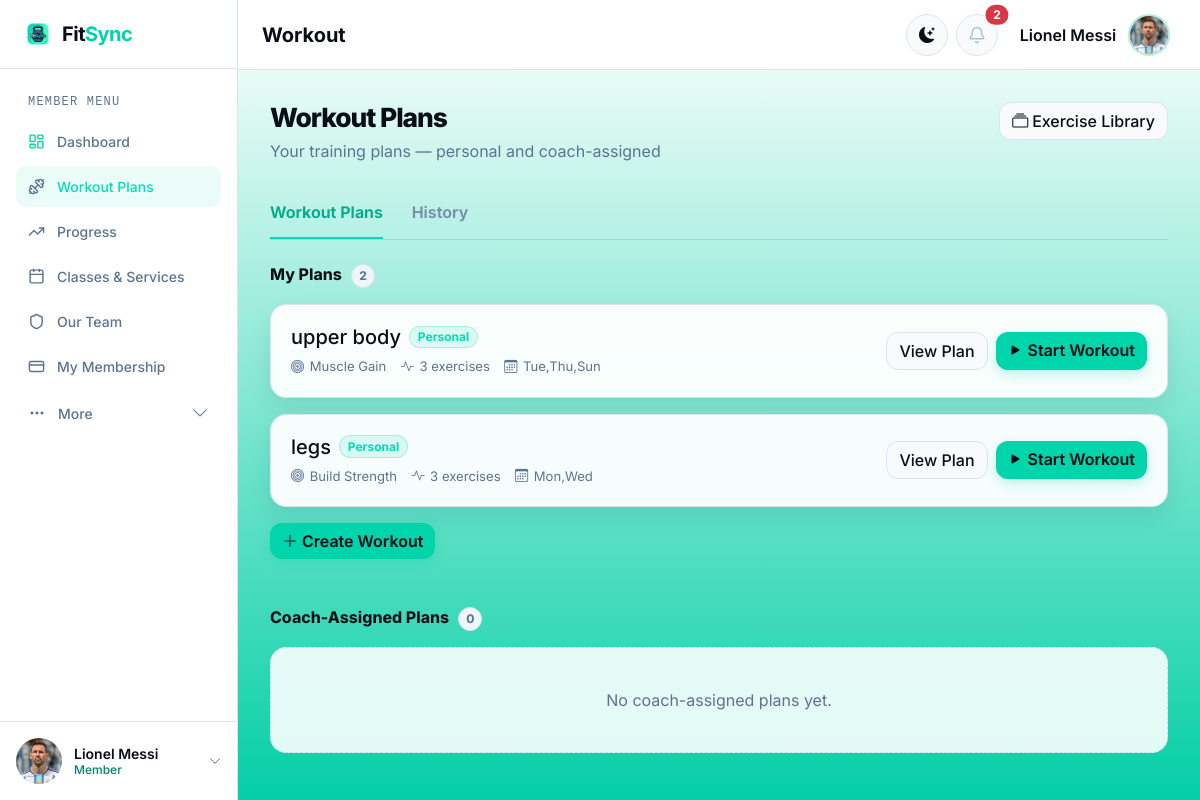
Screenshot of /workouts/ (signed in) with the database file from the repository.
### gym/models.py (models this page shows, shortened)
class User(AbstractUser):
    class Role(models.TextChoices):
        MEMBER = ("MEMBER", "Member")
        STAFF = ("STAFF", "Staff")
        COACH = ("COACH", "Coach")
        ADMIN = ("ADMIN", "Admin")
    email = models.EmailField(unique=True)
    role = models.CharField(max_length=20, choices=Role.choices, default=Role.MEMBER)
    class Meta:
        db_table = "accounts_user"

class MemberProfile(models.Model):
    user = models.OneToOneField(
        settings.AUTH_USER_MODEL,
        on_delete=models.CASCADE,
        related_name="member_profile",
    )
    profile_picture = models.ImageField(
        upload_to="profile_pics/", blank=True, null=True
    )
    avatar_static_path = models.CharField(max_length=255, blank=True)
    @property
    def avatar_url(self):
        from django.templatetags.static import static
        if self.profile_picture:
            return self.profile_picture.url
        return static(self.avatar_static_path) if self.avatar_static_path else ""
    phone = models.CharField(max_length=30, blank=True)
    date_of_birth = models.DateField(blank=True, null=True)
    emergency_contact = models.CharField(max_length=100, blank=True)
    age = models.PositiveSmallIntegerField(blank=True, null=True)
    height_cm = models.PositiveIntegerField(blank=True, null=True)
    current_weight_kg = models.DecimalField(
        max_digits=5, decimal_places=2, blank=True, null=True
    )
    target_weight_kg = models.DecimalField(
        max_digits=5, decimal_places=2, blank=True, null=True
    )
    fitness_goal = models.CharField(max_length=200, blank=True)
    medical_notes = models.TextField(blank=True)
    class Meta:
        db_table = "accounts_memberprofile"

class WorkoutPlan(models.Model):
    PLAN_TYPE_CHOICES = [("PERSONAL", "Personal"), ("COACH_ASSIGNED", "Coach Assigned")]
    member = models.ForeignKey(
        settings.AUTH_USER_MODEL, on_delete=models.CASCADE, related_name="workout_plans"
    )
    coach = models.ForeignKey(
        settings.AUTH_USER_MODEL,
        on_delete=models.SET_NULL,
        null=True,
        blank=True,
        related_name="assigned_workout_plans",
    )
    name = models.CharField(max_length=100)
    goal = models.CharField(max_length=255, blank=True)
    description = models.TextField(blank=True)
    workout_days = models.CharField(max_length=100, blank=True)
    plan_type = models.CharField(
        max_length=20, choices=PLAN_TYPE_CHOICES, default="PERSONAL"
    )
    is_active = models.BooleanField(default=True)
    created_at = models.DateTimeField(auto_now_add=True)
    updated_at = models.DateTimeField(auto_now=True)
    class Meta:
        db_table = "workouts_workoutplan"

### gym/views.py (the view)
# urls.py: path("", views.workout_plans, name="plans"),
@login_required
def workout_plans(request):
    if not is_member(request.user):
        return HttpResponseForbidden("This page is for members.")
    personal_plans = WorkoutPlan.objects.filter(
        member=request.user, plan_type="PERSONAL", is_active=True
    )
    coach_plans = WorkoutPlan.objects.filter(
        member=request.user, plan_type="COACH_ASSIGNED", is_active=True
    )
    return render(
        request,
        "member/workout_plans.html",
        {
            "personal_plans": personal_plans,
            "coach_plans": coach_plans,
            "active_sidebar": "plans",
        },
    )

### gym/context_processors.py (called while the page is built)
def notification_menu(request):
    if not request.user.is_authenticated:
        return {}
    unread = Notification.objects.filter(recipient=request.user, is_read=False)
    today = timezone.localdate()
    notices = Notice.objects.filter(is_active=True, publish_date__lte=today).filter(
        expires_on__isnull=True
    ) | Notice.objects.filter(
        is_active=True, publish_date__lte=today, expires_on__gte=today
    )
    return {
        "notification_menu_items": unread[:5],
        "unread_notification_count": unread.count(),
        "active_gym_notices": notices.distinct()[:3],
    }

### gym/views.py (called while the page is built)
def is_member(user):
    return user.is_authenticated and user.role == "MEMBER"

### templates/member/workout_plans.html (shortened to what this page needs)
{% extends "layouts/member_base.html" %}
{% load static %}
{% block dashboard_heading %}Workout{% endblock %}
{% block extra_css %}<link rel="stylesheet" href="{% static 'css/workouts.css' %}?v=3">{% endblock %}
{% block dashboard_content %}
<div class="workout-page">
    <div class="d-flex flex-column flex-md-row justify-content-between align-items-md-start gap-3 mb-4">
     <div class="page-heading mb-0">
        <h1>Workout Plans</h1>
        <p>Your training plans — personal and coach-assigned</p>
      </div>
      <a class="btn btn-secondary-fitsync" href="{% url 'workouts:exercise_library' %}">
          <i class="bi bi-collection me-1" aria-hidden="true"></i>Exercise Library
      </a>
    </div>
    <div class="workout-tabs mb-4">
        <a class="active" href="{% url 'workouts:plans' %}">Workout Plans</a>
        <a href="{% url 'workouts:history' %}">History</a>
    </div>
    <section class="mb-5">
        <h2 class="section-title">My Plans <span class="count-badge">{{ personal_plans|length }}</span></h2>
        {% if personal_plans %}
            <div class="d-grid gap-3">
                {% for plan in personal_plans %}
                    <article class="workout-card d-flex flex-column flex-lg-row justify-content-between align-items-lg-center gap-3">
                        <div>
                            <div class="d-flex flex-wrap align-items-center gap-2 mb-2">
                                <h3 class="h5 mb-0">{{ plan.name }}</h3>
                                <span class="badge badge-fitsync">Personal</span>
                            </div>
                            <div class="plan-meta">
                                <span><i class="bi bi-bullseye"></i>{{ plan.goal|default:"General fitness" }}</span>
                                <span><i class="bi bi-activity"></i>{{ plan.plan_exercises.count }} exercises</span>
                                {% if plan.workout_days %}<span><i class="bi bi-calendar3"></i>{{ plan.workout_days }}</span>{% endif %}
                            </div>
                        </div>
                        <div class="d-flex gap-2">
                            <a class="btn btn-secondary-fitsync" href="{% url 'workouts:plan_detail' plan.id %}">View Plan</a>
                            <a class="btn btn-primary-fitsync" href="{% url 'workouts:start_workout' plan.id %}"><i class="bi bi-play-fill me-1"></i>Start Workout</a>
                        </div>
                    </article>
                {% endfor %}
            </div>
        {% else %}
            <div class="workout-empty-state">
                <div class="empty-state-icon"><i class="bi bi-clipboard2-pulse"></i></div>
                <h3>No personal plans yet</h3>
                <p>Create your first workout plan with your own exercises and schedule.</p>
            </div>
        {% endif %}
        <a class="btn btn-primary-fitsync mt-3" href="{% url 'workouts:plan_create' %}">
            <i class="bi bi-plus-lg me-1" aria-hidden="true"></i>Create Workout
        </a>
    </section>
    <section>
        <h2 class="section-title">Coach-Assigned Plans <span class="count-badge">{{ coach_plans|length }}</span></h2>
        {% if coach_plans %}
            <div class="d-grid gap-3">
                {% for plan in coach_plans %}
                    <article class="workout-card d-flex flex-column flex-lg-row justify-content-between align-items-lg-center gap-3">
                        <div>
                            <div class="d-flex flex-wrap align-items-center gap-2 mb-2">
                                <h3 class="h5 mb-0">{{ plan.name }}</h3>
                                <span class="badge badge-fitsync">Coach Assigned</span>
                            </div>
                            <div class="plan-meta">
                                {% if plan.coach %}<span><i class="bi bi-person-badge"></i>{{ plan.coach.get_full_name|default:plan.coach.username }}</span>{% endif %}
                                <span><i class="bi bi-activity"></i>{{ plan.plan_exercises.count }} exercises</span>
                                <span><i class="bi bi-bullseye"></i>{{ plan.goal|default:"General fitness" }}</span>
                            </div>
                        </div>
                        <div class="d-flex gap-2">
                            <a class="btn btn-secondary-fitsync" href="{% url 'workouts:plan_detail' plan.id %}">View Plan</a>
                            <a class="btn btn-primary-fitsync" href="{% url 'workouts:start_workout' plan.id %}"><i class="bi bi-play-fill me-1"></i>Start Workout</a>
                        </div>
                    </article>
                {% endfor %}
            </div>
        {% else %}
            <div class="small-empty-state">No coach-assigned plans yet.</div>
        {% endif %}
    </section>
</div>
{% endblock %}

### templates/includes/sidebar_user.html (shortened to what this page needs)
{% load static %}
<link rel="stylesheet" href="{% static 'css/sidebar-user.css' %}?v=1">
{% with user=request.user %}
<div class="sidebar-user dropup">
    <button
        id="sidebarUserToggle"
        class="sidebar-user-toggle"
        type="button"
        data-bs-toggle="dropdown"
        data-bs-display="static"
        aria-expanded="false"
        aria-label="Open account menu"
    >
        {% if user.member_profile.avatar_url %}
            <img src="{{ user.member_profile.avatar_url }}" alt="" class="sidebar-user-avatar">
        {% elif user.coach_profile.photo_url %}
            <img src="{{ user.coach_profile.photo_url }}" alt="" class="sidebar-user-avatar">
        {% else %}
            <span class="sidebar-user-avatar sidebar-user-initials" aria-hidden="true">
                {% if user.first_name or user.last_name %}{{ user.first_name|slice:":1"|upper }}{{ user.last_name|slice:":1"|upper }}{% else %}{{ user.username|slice:":1"|upper }}{% endif %}
            </span>
        {% endif %}
        <span class="sidebar-user-text">
            <span class="sidebar-user-name">{{ user.get_full_name|default:user.username }}</span>
            <span class="sidebar-user-role">{{ user.get_role_display }}</span>
        </span>
        <i class="bi bi-chevron-up sidebar-user-chevron" aria-hidden="true"></i>
    </button>
</div>
{% endwith %}

### templates/includes/dashboard_topbar_actions.html (shortened to what this page needs)
{% load static %}
<div class="dashboard-topbar-actions d-flex align-items-center gap-2">
    <button class="btn theme-toggle" type="button" data-theme-toggle aria-label="Switch to dark mode" title="Switch theme">
        <i class="bi bi-moon-stars" data-theme-icon aria-hidden="true"></i>
    </button>
    <div class="dropdown">
        <button class="btn notification-toggle position-relative" type="button" data-bs-toggle="dropdown" aria-expanded="false" aria-label="Notifications">
            {% if request.user.role == "MEMBER" %}
                <img src="{% static 'img/member-dashboard/bell.svg' %}" alt="">
            {% else %}
                <i class="bi bi-bell" aria-hidden="true"></i>
            {% endif %}
            {% if unread_notification_count %}<span class="position-absolute top-0 start-100 translate-middle badge rounded-pill text-bg-danger">{{ unread_notification_count }}</span>{% endif %}
        </button>
    </div>
    <div class="dropdown">
        <button class="navbar-account-toggle dashboard-account-toggle" type="button" data-bs-toggle="dropdown" aria-expanded="false">
            <span class="navbar-account-name">{{ request.user.get_full_name|default:request.user.username }}</span>
            {% if request.user.member_profile.avatar_url %}
                <img class="navbar-account-avatar" src="{{ request.user.member_profile.avatar_url }}" alt="">
            {% elif request.user.coach_profile.photo_url %}
                <img class="navbar-account-avatar" src="{{ request.user.coach_profile.photo_url }}" alt="">
            {% else %}
                <span class="navbar-account-avatar navbar-account-initials" aria-hidden="true">
                    {% if request.user.first_name or request.user.last_name %}{{ request.user.first_name|slice:":1"|upper }}{{ request.user.last_name|slice:":1"|upper }}{% else %}{{ request.user.username|slice:":1"|upper }}{% endif %}
                </span>
            {% endif %}
        </button>
    </div>
</div>

### static/css/base.css (style rules this page uses)
:root { --bg-color: #f4f7fb; --surface-color: #ffffff; --surface-soft: #f8fafc; --text-color: #080d17; --muted-color: #5b748f; --border-color: #dbe5f0; --primary-color: #00d4aa; --primary-strong: #00ad8a; --danger-color: #dc3545; --navbar-color: #ffffff; --sidebar-color: #07152d; --footer-color: #ffffff; --shadow-color: rgba(8, 13, 23, 0.08); --radius-sm: 10px; --radius-md: 12px; --radius-lg: 16px; --sidebar-width: 238px; --topbar-height: 70px; }
html[data-theme="light"] { color-scheme: light; --bg-color: #f4f7fb; --surface-color: #ffffff; --text-color: #080d17; --muted-color: #5b748f; --border-color: #dbe5f0; --navbar-color: #ffffff; --sidebar-color: #ffffff; --footer-color: #ffffff; --shadow-color: rgba(8, 13, 23, 0.08); --page-gradient: linear-gradient(to bottom, #ffffff, #04cfa6); --member-sidebar-background: #ffffff; --member-sidebar-border: #dbe5f0; --member-sidebar-text: #080d17; --member-sidebar-muted: #5b748f; --member-sidebar-accent: #00876c; }
*, *::before, *::after { box-sizing: border-box; }
html, body { min-height: 100%; }
body { min-height: 100vh; margin: 0; background: var(--page-gradient); color: var(--text-color); font-family: "Inter", system-ui, -apple-system, BlinkMacSystemFont, "Segoe UI", sans-serif; transition: background-color 160ms ease, color 160ms ease; }
h1, h2, h3, h4, h5, h6, .fitsync-brand { font-family: "Inter", sans-serif; }
a { color: inherit; }
.navbar-account-toggle { display: inline-flex; min-height: 46px; align-items: center; gap: 0.75rem; padding: 0.25rem 0.3rem 0.25rem 0.8rem; color: var(--text-color); background: transparent; border: 1px solid transparent; border-radius: 999px; }
.navbar-account-name { max-width: 150px; overflow: hidden; font-weight: 600; white-space: nowrap; text-overflow: ellipsis; }
.navbar-account-avatar { width: 42px; height: 42px; flex: 0 0 42px; border: 2px solid rgba(0, 212, 170, 0.35); border-radius: 50%; object-fit: cover; object-position: center top; }
.theme-toggle, .notification-toggle, .sidebar-toggle { display: inline-grid; width: 42px; height: 42px; place-items: center; padding: 0; color: var(--text-color); background: var(--surface-soft); border: 1px solid var(--border-color); border-radius: 50%; }
.member-dashboard-sidebar .sidebar-user { padding: 8px; border-color: var(--member-sidebar-border); }
.member-dashboard-sidebar .sidebar-user-avatar { width: 46px; height: 46px; flex-basis: 46px; border-radius: 50%; }
.member-dashboard-sidebar .sidebar-user-name { color: var(--member-sidebar-text) !important; }
.member-dashboard-sidebar .sidebar-user-role { color: var(--member-sidebar-accent); }
.member-dashboard-sidebar .sidebar-user-chevron { color: var(--member-sidebar-muted); }
.btn-primary-fitsync { color: #080d17; background: var(--primary-color); border: 0; border-radius: var(--radius-md); box-shadow: 0 4px 12px rgba(0, 212, 170, 0.25); font-weight: 600; }
.btn-secondary-fitsync { color: var(--text-color); background: var(--surface-soft); border: 1px solid var(--border-color); border-radius: var(--radius-md); font-weight: 500; }
.badge-fitsync { color: var(--primary-strong); background: rgba(0, 212, 170, 0.12); border: 1px solid rgba(0, 212, 170, 0.22); border-radius: 999px; }
.dashboard-topbar-actions { min-width: 0; }
.dashboard-account-toggle { min-height: 48px; }
.page-heading { margin-bottom: 1.5rem; }
.page-heading h1 { margin-bottom: 0.35rem; font-size: 2rem; font-weight: 700; }
.page-heading p { margin: 0; color: var(--muted-color); }
body.dashboard-body { height: 100vh; min-height: 100vh; overflow: hidden; }

### rows the page displays
User: member_profile.avatar_url (picture), get_full_name "Lionel Messi", role "Member", user.get_full_name "Lionel Messi", user.member_profile.avatar_url (picture)
WorkoutPlan: name "upper body", goal "Muscle Gain", plan_exercises.count "3", workout_days "Tue,Thu,Sun"
WorkoutPlan: name "legs", goal "Build Strength", plan_exercises.count "3", workout_days "Mon,Wed"

### other values shown
{{ unread_notification_count }} "2"
{{ personal_plans|length }} "2"
{{ coach_plans|length }} "0"
